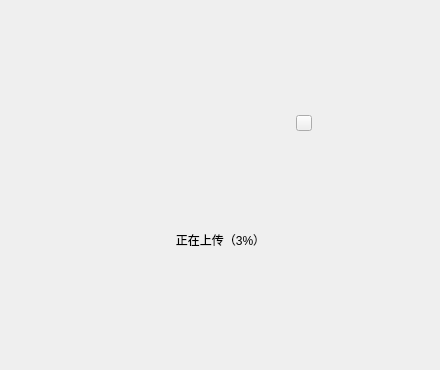
<?xml version="1.0" encoding="UTF-8"?>
<ui version="4.0">
 <class>SeanPptProgressWdg</class>
 <widget class="QWidget" name="SeanPptProgressWdg">
  <property name="geometry">
   <rect>
    <x>0</x>
    <y>0</y>
    <width>440</width>
    <height>370</height>
   </rect>
  </property>
  <property name="windowTitle">
   <string>SeanPptProgressWdg</string>
  </property>
  <property name="layoutDirection">
   <enum>Qt::LeftToRight</enum>
  </property>
  <property name="styleSheet">
   <string notr="true">border-width: 10px 10px 10px 10px;
 border-image: url(:/setting/setting/whiteImage.png) 10 10 10 10;
</string>
  </property>
  <widget class="QLabel" name="loadLabel">
   <property name="geometry">
    <rect>
     <x>120</x>
     <y>110</y>
     <width>200</width>
     <height>150</height>
    </rect>
   </property>
   <property name="styleSheet">
    <string notr="true"/>
   </property>
   <property name="text">
    <string/>
   </property>
  </widget>
  <widget class="QPushButton" name="closeBtn">
   <property name="geometry">
    <rect>
     <x>296</x>
     <y>115</y>
     <width>16</width>
     <height>16</height>
    </rect>
   </property>
   <property name="text">
    <string/>
   </property>
  </widget>
  <widget class="QLabel" name="imageLabel">
   <property name="geometry">
    <rect>
     <x>174</x>
     <y>130</y>
     <width>89</width>
     <height>92</height>
    </rect>
   </property>
   <property name="styleSheet">
    <string notr="true"/>
   </property>
   <property name="text">
    <string/>
   </property>
  </widget>
  <widget class="QLabel" name="progressLabel">
   <property name="geometry">
    <rect>
     <x>150</x>
     <y>230</y>
     <width>141</width>
     <height>20</height>
    </rect>
   </property>
   <property name="styleSheet">
    <string notr="true"/>
   </property>
   <property name="text">
    <string>正在上传（3%）</string>
   </property>
   <property name="alignment">
    <set>Qt::AlignCenter</set>
   </property>
  </widget>
  <widget class="QLabel" name="pptBackLabel">
   <property name="geometry">
    <rect>
     <x>0</x>
     <y>0</y>
     <width>440</width>
     <height>370</height>
    </rect>
   </property>
   <property name="text">
    <string/>
   </property>
  </widget>
  <zorder>pptBackLabel</zorder>
  <zorder>loadLabel</zorder>
  <zorder>closeBtn</zorder>
  <zorder>imageLabel</zorder>
  <zorder>progressLabel</zorder>
 </widget>
 <layoutdefault spacing="6" margin="11"/>
 <resources/>
 <connections/>
</ui>
